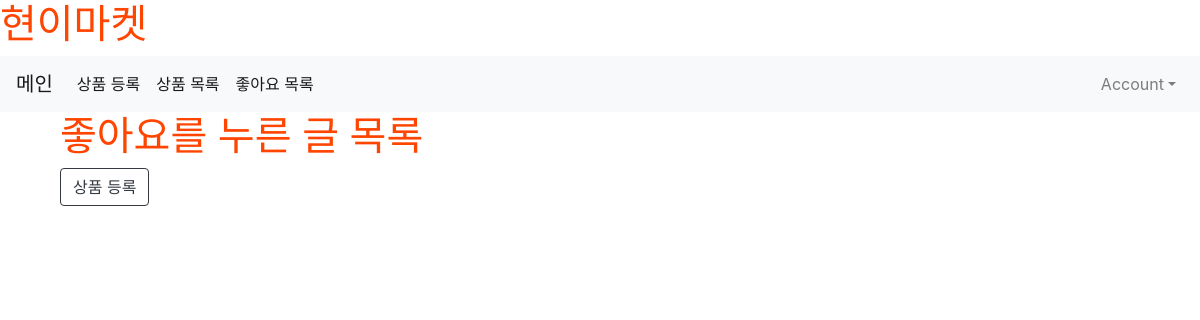
Before: /product/like_list/ (signed in) with the older database file.
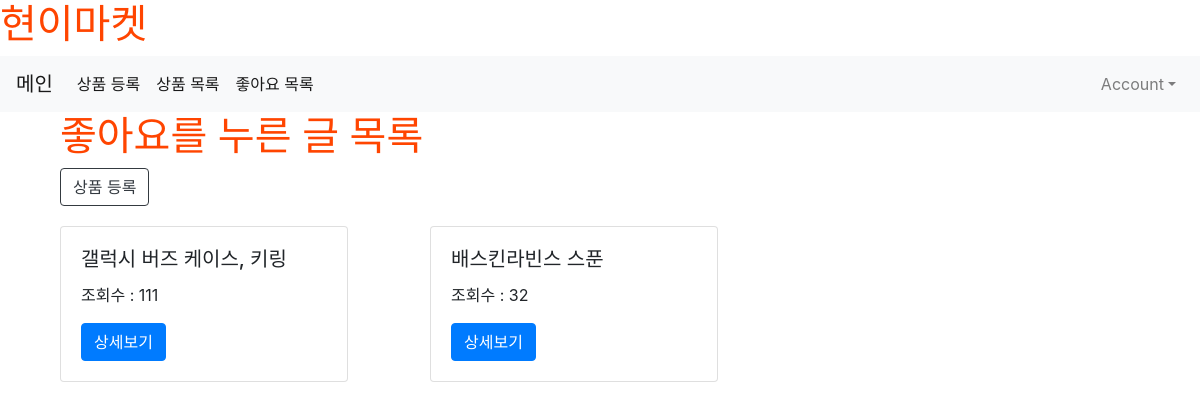
After: the same page with the newer database file.
### product/models.py (models this page shows, shortened)
class Like(models.Model):
    user = models.ForeignKey(User, on_delete=models.CASCADE)
    product = models.ForeignKey(Product, on_delete=models.CASCADE)
    created_at = models.DateTimeField(auto_now_add=True)
    updated_at = models.DateTimeField(auto_now=True)
    class Meta:
        unique_together = (('user', 'product'))

class Product(models.Model):
    title = models.CharField(max_length= 50, null=False)
    content = models.TextField()
    price = models.CharField(max_length= 50, null=False)
    stock = models.CharField(max_length= 50, null=False)
    image = models.ImageField(upload_to='images/', null=True)
    created_at = models.DateTimeField(auto_now_add = True)
    updated_at = models.DateTimeField(auto_now = True)
    writer = models.ForeignKey(User, on_delete = models.CASCADE, null=True)
    view_count = models.IntegerField(default = 0, null=True)
    like_user_set = models.ManyToManyField(User, blank=True, related_name="like_user_set", through="Like")

### product/views.py (the view)
# urls.py: path('like_list/', like_list, name="like_list"),
@login_required
def like_list(request):
    likes = request.user.like_set.all()
    return render(request, 'product/like_list.html', {'likes':likes})

### product/templates/product/like_list.html
{% extends 'base.html' %}
{% load static %}
{% block content %}
<div class="container">
    {% if user.is_authenticated %}
    <div class="container">
        <h1>좋아요를 누른 글 목록</h1>
        <a class="btn btn-outline-dark" href="{% url 'product:new' %}">상품 등록</a>
        <div class="row">
            {% for like in likes %}
            <div class="col-md-4 col-12">
                <div class="card" style="width: 18rem; margin-top: 20px;">
                    <div class="card-body">
                        <h5 class="card-title">{{ like.product.title }}</h5>
                        <p>조회수 : {{ like.product.view_count }}</p>
                        <a href="{% url 'product:show' like.product.pk %}" class="btn btn-primary">상세보기</a>
                    </div>
                </div>
            </div>
            {% endfor %}
        </div>
    </div>
    {% else %}
        <h3>로그인 후 이용이 가능합니다</h3>
        <a href="{% url 'account_login' %}" class="btn btn-warning">로그인</a>
        <a href="{% url 'account_signup' %}" class="btn btn-warning">회원가입</a>
    {% endif %}
</div>
{% endblock %}

### shoppingmall/templates/base.html (shortened to what this page needs)
{% load static %}
<!doctype html>
<html lang="en">
  <head>
    <link rel="stylesheet" href="https://stackpath.bootstrapcdn.com/bootstrap/4.5.1/css/bootstrap.min.css">
    <link rel="stylesheet" href="{% static 'css/project.css' %}">
    <link rel="stylesheet" href="https://cdnjs.cloudflare.com/ajax/libs/font-awesome/5.8.2/css/all.min.css"/>
  </head>
  <body>
    <h1>현이마켓</h1>
    {% include 'shared/_navbar.html' %}
    {% block content %}
    {% endblock %}
  </body>
</html>

### shoppingmall/templates/shared/_navbar.html (shortened to what this page needs)
<nav class="navbar navbar-expand-lg navbar-light bg-light">
    <a class="navbar-brand" href="{% url 'main' %}">메인</a>
    <div class="collapse navbar-collapse" id="navbarNavAltMarkup">
      <div class="navbar-nav">
        <a class="nav-link active" href="{% url 'product:new' %}"> 상품 등록 <span class="sr-only">(current)</span></a>
        <a class="nav-link active" href="{% url 'product:main' %}"> 상품 목록 <span class="sr-only">(current)</span></a>
        <a class="nav-link active" href="{% url 'product:like_list' %}"> 좋아요 목록 <span class="sr-only">(current)</span></a>
      </div>
    </div>
    <ul class="nav navbar-nav navbar-right">
        <li class="nav-item dropdown">
          <a class="nav-link dropdown-toggle" data-toggle="dropdown" href="#" role="button" aria-haspopup="true" aria-expanded="false">Account</a>
        </li>
      </ul>
  </nav>

### shoppingmall/static/css/project.css (style rules this page uses)
h1 { color: orangered; }

Changed rows visible on the page:
added Like: product "갤럭시 버즈 케이스, 키링", product.view_count "111"
added Like: product "배스킨라빈스 스푼", product.view_count "32"
